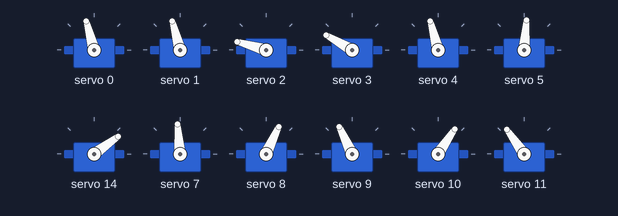
Bench run of a sketch on a simulated Arduino Uno, built with avr-gcc and run on an emulated ATmega328P. Shown: 12 × servo. What the sketch prints to the serial monitor is not drawn.

Above: at 4.65 s.
At 6.25 s:
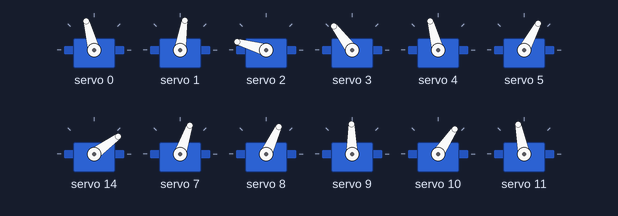
At 6.5 s:
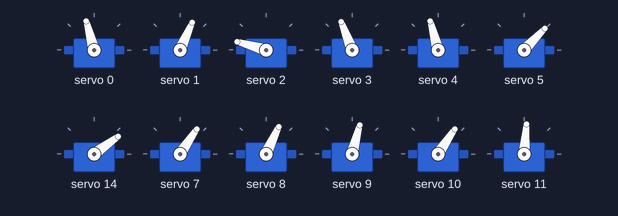
At 7.3 s:
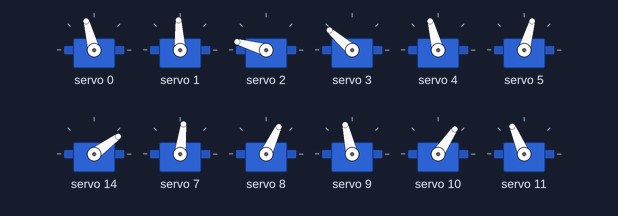
Timing chart, 0 to 11.3 s (numbered marks = the images above):
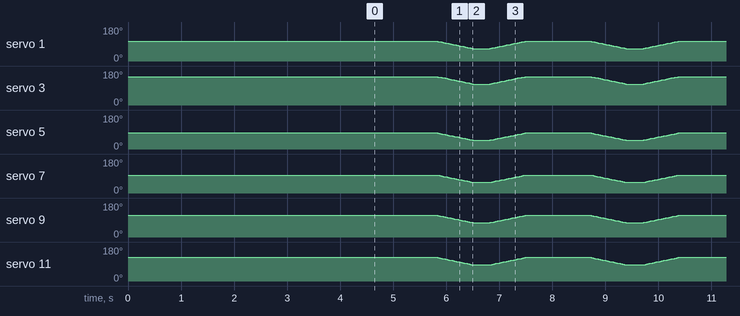

The sketch:

pompki_metal.ino
```cpp
#include <Wire.h>
#include <Adafruit_PWMServoDriver.h>
#include <NewPing.h>

#define TRIGGER_PIN  12    // piny do czujnika
#define ECHO_PIN     11
#define MAX_DISTANCE 300

Adafruit_PWMServoDriver pwm = Adafruit_PWMServoDriver();

#define SERVOMIN1_1  350 // this is the 'minimum' pulse length count (out of 4096)
#define SERVOMAX1_1  450 // this is the 'maximum' pulse length count (out of 4096)
#define SERVOMIN1_2  300 // this is the 'minimum' pulse length count (out of 4096)
#define SERVOMAX1_2  400 // this is the 'maximum' pulse length count (out of 4096)

#define SERVOMIN2_1  500 // this is the 'minimum' pulse length count (out of 4096)
#define SERVOMAX2_1  600 // this is the 'maximum' pulse length count (out of 4096)
#define SERVOMIN2_2  415 // this is the 'minimum' pulse length count (out of 4096)
#define SERVOMAX2_2  515 // this is the 'maximum' pulse length count (out of 4096)

#define SERVOMIN3_1  350 // this is the 'minimum' pulse length count (out of 4096)
#define SERVOMAX3_1  450 // this is the 'maximum' pulse length count (out of 4096)
#define SERVOMIN3_2  250 // this is the 'minimum' pulse length count (out of 4096)
#define SERVOMAX3_2  350 // this is the 'maximum' pulse length count (out of 4096)

#define SERVOMIN4_1  175 // this is the 'minimum' pulse length count (out of 4096)
#define SERVOMAX4_1  275 // this is the 'maximum' pulse length count (out of 4096)
#define SERVOMIN4_2  275 //!! this is the 'minimum' pulse length count (out of 4096)
#define SERVOMAX4_2  375 //!! this is the 'maximum' pulse length count (out of 4096)

#define SERVOMIN5_1  250 // this is the 'minimum' pulse length count (out of 4096)
#define SERVOMAX5_1  349 // this is the 'maximum' pulse length count (out of 4096)
#define SERVOMIN5_2  325 // this is the 'minimum' pulse length count (out of 4096)
#define SERVOMAX5_2  425 // this is the 'maximum' pulse length count (out of 4096)

#define SERVOMIN6_1  225 // this is the 'minimum' pulse length count (out of 4096)
#define SERVOMAX6_1  325 // this is the 'maximum' pulse length count (out of 4096)
#define SERVOMIN6_2  350 // this is the 'minimum' pulse length count (out of 4096)
#define SERVOMAX6_2  450 // this is the 'maximum' pulse length count (out of 4096)

uint8_t servonum1_1 = 0;
uint8_t servonum1_2 = 1;
uint8_t servonum2_1 = 2;
uint8_t servonum2_2 = 3;
uint8_t servonum3_1 = 4;
uint8_t servonum3_2 = 5;
uint8_t servonum4_1 = 14;
uint8_t servonum4_2 = 7;
uint8_t servonum5_1 = 8;
uint8_t servonum5_2 = 9;
uint8_t servonum6_1 = 10;
uint8_t servonum6_2 = 11;

NewPing sonar(TRIGGER_PIN, ECHO_PIN, MAX_DISTANCE);

uint16_t dist() {
  uint16_t uS = sonar.ping();
  if (uS == 0) {
    Serial.print("MAX: resetting sensor \n");
    pinMode(ECHO_PIN, OUTPUT);
    delay(150);
    digitalWrite(ECHO_PIN, LOW);
    delay(150);
    pinMode(ECHO_PIN, INPUT);
    delay(150);
    return MAX_DISTANCE;
  }
  else {
    return uS / US_ROUNDTRIP_CM;
  }
}

void move_up() {
  for (uint16_t pulselen = 0; pulselen < 100; ) {
    pulselen = pulselen + 5;

    pwm.setPWM(servonum1_2, 0, SERVOMAX1_2 - pulselen);
    pwm.setPWM(servonum2_2, 0, SERVOMAX2_2 - pulselen);
    pwm.setPWM(servonum3_2, 0, SERVOMAX3_2 - pulselen);
    pwm.setPWM(servonum4_2, 0, SERVOMAX4_2 - pulselen);
    pwm.setPWM(servonum5_2, 0, SERVOMAX5_2 - pulselen);
    pwm.setPWM(servonum6_2, 0, SERVOMAX6_2 - pulselen);

    delay(30);
  }
}
void move_down() {
  for (uint16_t pulselen = 0; pulselen < 100; ) {
    pulselen = pulselen + 5;

    pwm.setPWM(servonum1_2, 0, SERVOMIN1_2 + pulselen);
    pwm.setPWM(servonum2_2, 0, SERVOMIN2_2 + pulselen);
    pwm.setPWM(servonum3_2, 0, SERVOMIN3_2 + pulselen);
    pwm.setPWM(servonum4_2, 0, SERVOMIN4_2 + pulselen);
    pwm.setPWM(servonum5_2, 0, SERVOMIN5_2 + pulselen);
    pwm.setPWM(servonum6_2, 0, SERVOMIN6_2 + pulselen);

    delay(30);
  }
}

void step_a(uint16_t v) {

  for (uint16_t pulselen = 0; pulselen < 100; ) {
    pulselen = pulselen + v;

    pwm.setPWM(servonum2_2, 0, SERVOMIN2_2 + pulselen);
    pwm.setPWM(servonum4_2, 0, SERVOMIN4_2 + pulselen);
    pwm.setPWM(servonum6_2, 0, SERVOMIN6_2 + pulselen);

    delay(30);
  }

  for (uint16_t pulselen = 0; pulselen < 50; ) {
    pulselen = pulselen + v;

    pwm.setPWM(servonum2_1, 0, (SERVOMIN2_1+SERVOMAX2_1)/2 - pulselen);
    pwm.setPWM(servonum4_1, 0, (SERVOMIN4_1+SERVOMAX4_1)/2 + pulselen);
    pwm.setPWM(servonum6_1, 0, (SERVOMIN6_1+SERVOMAX6_1)/2 + pulselen);
    delay(30);
  }
  delay(100);


  delay(200);

  for (uint16_t pulselen = 0; pulselen < 100; ) {
    pulselen = pulselen + v;

    pwm.setPWM(servonum2_1, 0, SERVOMIN2_1 + pulselen);
    pwm.setPWM(servonum2_2, 0, SERVOMAX2_2 - pulselen);
    pwm.setPWM(servonum4_1, 0, SERVOMAX4_1 - pulselen);
    pwm.setPWM(servonum4_2, 0, SERVOMAX4_2 - pulselen);
    pwm.setPWM(servonum6_1, 0, SERVOMAX6_1 - pulselen);
    pwm.setPWM(servonum6_2, 0, SERVOMAX6_2 - pulselen);

    delay(30);
  }
}

void step_a2(uint16_t v) {

  for (uint16_t pulselen = 0; pulselen < 100; ) {
    pulselen = pulselen + v;

    pwm.setPWM(servonum1_2, 0, SERVOMIN1_2 + pulselen);
    pwm.setPWM(servonum3_2, 0, SERVOMIN3_2 + pulselen);
    pwm.setPWM(servonum5_2, 0, SERVOMIN5_2 + pulselen);

    delay(30);
  }

  for (uint16_t pulselen = 0; pulselen < 50; ) {
    pulselen = pulselen + v;

    pwm.setPWM(servonum1_1, 0, (SERVOMIN1_1+SERVOMAX1_1)/2 - pulselen);
    pwm.setPWM(servonum3_1, 0, (SERVOMIN3_1+SERVOMAX3_1)/2 - pulselen);
    pwm.setPWM(servonum5_1, 0, (SERVOMIN5_1+SERVOMAX5_1)/2 + pulselen);
    delay(30);
  }
  delay(100);


  delay(200);

  for (uint16_t pulselen = 0; pulselen < 100; ) {
    pulselen = pulselen + v;

    pwm.setPWM(servonum1_1, 0, SERVOMIN1_1 + pulselen);
    pwm.setPWM(servonum1_2, 0, SERVOMAX1_2 - pulselen);
    pwm.setPWM(servonum3_1, 0, SERVOMIN3_1 + pulselen);
    pwm.setPWM(servonum3_2, 0, SERVOMAX3_2 - pulselen);

    pwm.setPWM(servonum5_1, 0, SERVOMAX5_1 - pulselen);
    pwm.setPWM(servonum5_2, 0, SERVOMAX5_2 - pulselen);

    delay(30);
  }
}

void step_b(uint16_t v) {
  for (uint16_t pulselen = 0; pulselen < 100; ) {
    pulselen = pulselen + v;

    pwm.setPWM(servonum1_1, 0, SERVOMIN1_1 + pulselen);
    pwm.setPWM(servonum1_2, 0, SERVOMIN1_2 + pulselen);
    pwm.setPWM(servonum3_1, 0, SERVOMIN3_1 + pulselen);
    pwm.setPWM(servonum3_2, 0, SERVOMIN3_2 + pulselen);
    pwm.setPWM(servonum5_1, 0, SERVOMIN5_1 + pulselen);
    pwm.setPWM(servonum5_2, 0, SERVOMIN5_2 + pulselen);

    delay(30);
  }
  delay(200);

  for (uint16_t pulselen = 0; pulselen < 100; ) {
    pulselen = pulselen + v;

    pwm.setPWM(servonum1_1, 0, SERVOMAX1_1 - pulselen);
    pwm.setPWM(servonum1_2, 0, SERVOMAX1_2 - pulselen);
    pwm.setPWM(servonum3_1, 0, SERVOMAX3_1 - pulselen);
    pwm.setPWM(servonum3_2, 0, SERVOMAX3_2 - pulselen);
    pwm.setPWM(servonum5_1, 0, SERVOMAX5_1 - pulselen);
    pwm.setPWM(servonum5_2, 0, SERVOMAX5_2 - pulselen);

    delay(30);
  }
}

void prepare_to_up(uint16_t v){
      pwm.setPWM(servonum1_1, 0, (SERVOMIN1_1+SERVOMAX1_1)/2);
      pwm.setPWM(servonum1_2, 0, SERVOMAX1_2);
      delay(100);
      pwm.setPWM(servonum2_1, 0, (SERVOMIN2_1+SERVOMAX2_1)/2);
      pwm.setPWM(servonum2_2, 0, SERVOMAX2_2);
      delay(100);
      pwm.setPWM(servonum3_1, 0, (SERVOMIN3_1+SERVOMAX3_1)/2);
      pwm.setPWM(servonum3_2, 0, SERVOMAX3_2);
      delay(100);
      pwm.setPWM(servonum4_1, 0, (SERVOMIN4_1+SERVOMAX4_1)/2);
      pwm.setPWM(servonum4_2, 0, SERVOMAX4_2);
      delay(100);
      pwm.setPWM(servonum5_1, 0, (SERVOMIN5_1+SERVOMAX5_1)/2);
      pwm.setPWM(servonum5_2, 0, SERVOMAX5_2);
      delay(100);
      pwm.setPWM(servonum6_1, 0, (SERVOMIN6_1+SERVOMAX6_1)/2);
      pwm.setPWM(servonum6_2, 0, SERVOMAX6_2);
      delay(100);
}
  void turn_a(uint16_t v) {

  for (uint16_t pulselen = 0; pulselen < 100; ) {
    pulselen = pulselen + v;

    pwm.setPWM(servonum2_2, 0, SERVOMIN2_2 + pulselen);
    pwm.setPWM(servonum4_2, 0, SERVOMIN4_2 + pulselen);
    pwm.setPWM(servonum6_2, 0, SERVOMIN6_2 + pulselen);

    delay(30);
  }

  for (uint16_t pulselen = 0; pulselen < 50; ) {
    pulselen = pulselen + v;

    pwm.setPWM(servonum2_1, 0, (SERVOMIN2_1+SERVOMAX2_1)/2 + pulselen);
    pwm.setPWM(servonum4_1, 0, (SERVOMIN4_1+SERVOMAX4_1)/2 + pulselen);
    pwm.setPWM(servonum6_1, 0, (SERVOMIN6_1+SERVOMAX6_1)/2 + pulselen);
    delay(30);
  }
  delay(100);


  delay(200);

  for (uint16_t pulselen = 0; pulselen < 100; ) {
    pulselen = pulselen + v;

    pwm.setPWM(servonum2_1, 0, SERVOMAX2_1 - pulselen);
    pwm.setPWM(servonum2_2, 0, SERVOMAX2_2 - pulselen);
    pwm.setPWM(servonum4_1, 0, SERVOMAX4_1 - pulselen);
    pwm.setPWM(servonum4_2, 0, SERVOMAX4_2 - pulselen);
    pwm.setPWM(servonum6_1, 0, SERVOMAX6_1 - pulselen);
    pwm.setPWM(servonum6_2, 0, SERVOMAX6_2 - pulselen);

    delay(30);
  }
}

void turn_b(uint16_t v) {
  for (uint16_t pulselen = 0; pulselen < 100; ) {
    pulselen = pulselen + v;

    pwm.setPWM(servonum1_1, 0, SERVOMIN1_1 + pulselen);
    pwm.setPWM(servonum1_2, 0, SERVOMIN1_2 + pulselen);
    pwm.setPWM(servonum3_1, 0, SERVOMIN3_1 + pulselen);
    pwm.setPWM(servonum3_2, 0, SERVOMIN3_2 + pulselen);
    pwm.setPWM(servonum5_1, 0, SERVOMIN5_1 + pulselen);
    pwm.setPWM(servonum5_2, 0, SERVOMIN5_2 + pulselen);

    delay(30);
  }
  delay(200);

  for (uint16_t pulselen = 0; pulselen < 100; ) {
    pulselen = pulselen + v;

    pwm.setPWM(servonum1_1, 0, SERVOMAX1_1 - pulselen);
    pwm.setPWM(servonum1_2, 0, SERVOMAX1_2 - pulselen);
    pwm.setPWM(servonum3_1, 0, SERVOMAX3_1 - pulselen);
    pwm.setPWM(servonum3_2, 0, SERVOMAX3_2 - pulselen);
    pwm.setPWM(servonum5_1, 0, SERVOMAX5_1 - pulselen);
    pwm.setPWM(servonum5_2, 0, SERVOMAX5_2 - pulselen);

    delay(30);
  }
}
//minimum to w lewo/w dol
//maks to w prawo/w gore
void setup() {
  Serial.begin(9600);
  Serial.println("0 channel Servo test!");

  pwm.begin();

  pwm.setPWMFreq(60);  // Analog servos run at ~60 Hz updates
  delay(20);
  delay(1000);
      prepare_to_up(3);
  delay(3000);
}

void loop(){
    delay(300);
    prepare_to_up(3);
    delay(300);
    move_up();
    delay(300);
    move_down();


}
```
